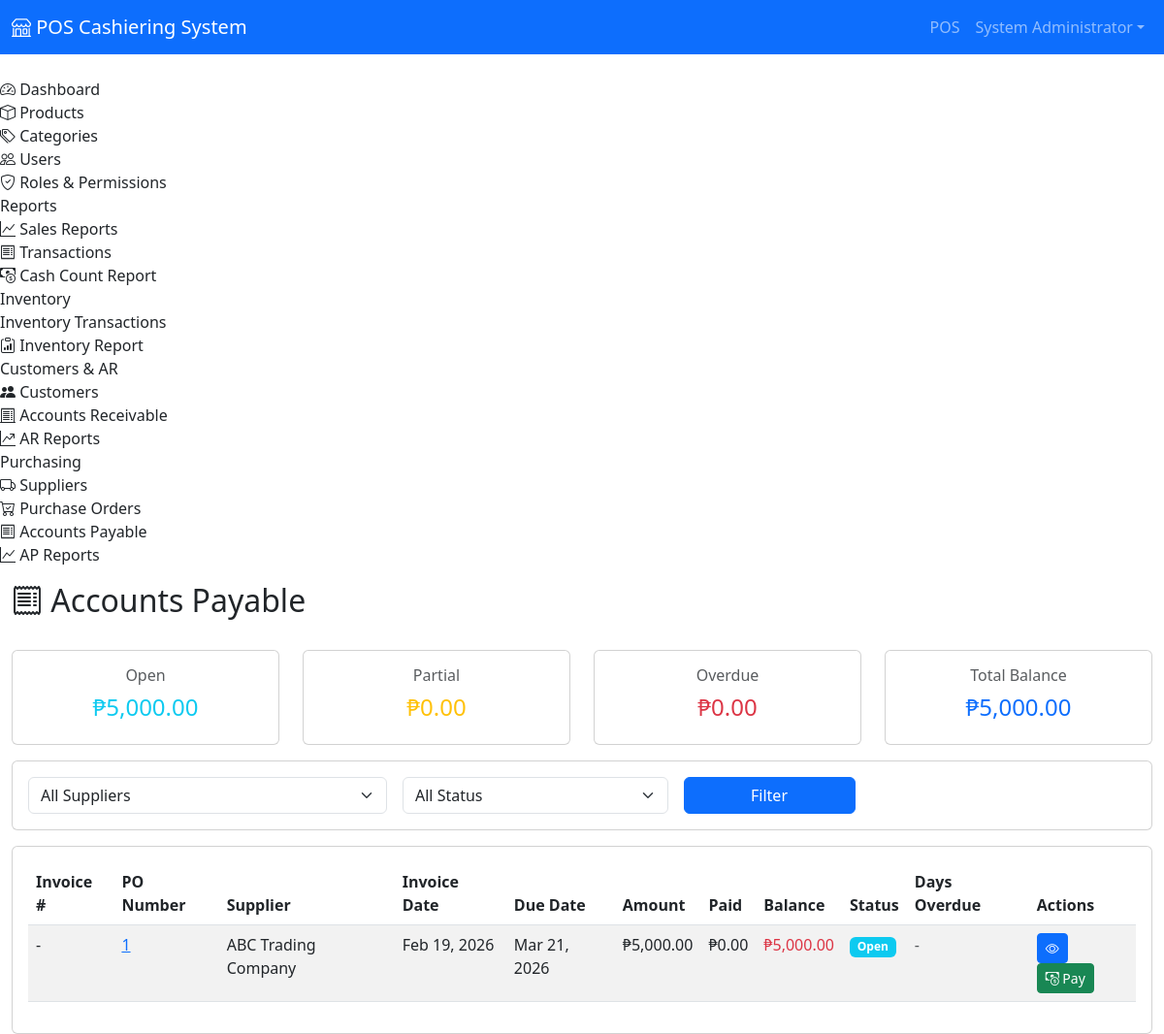
The page /POS/admin/accounts-payable.php (signed in) on the database its author committed.
### tables this page shows
CREATE TABLE `accounts_payable` (
  `id` int(11) NOT NULL AUTO_INCREMENT,
  `purchase_order_id` int(11) NOT NULL,
  `supplier_id` int(11) NOT NULL,
  `invoice_number` varchar(100) DEFAULT NULL,
  `invoice_date` date DEFAULT NULL,
  `due_date` date NOT NULL,
  `amount` decimal(15,2) NOT NULL,
  `paid_amount` decimal(15,2) DEFAULT 0.00,
  `balance` decimal(15,2) NOT NULL,
  `status` enum('open','partial','paid','overdue') DEFAULT 'open',
  `payment_date` date DEFAULT NULL,
  `notes` text DEFAULT NULL,
  `created_at` timestamp NOT NULL DEFAULT current_timestamp(),
  `updated_at` timestamp NOT NULL DEFAULT current_timestamp() ON UPDATE current_timestamp(),
  PRIMARY KEY (`id`),
  KEY `idx_supplier` (`supplier_id`),
  KEY `idx_status` (`status`),
  KEY `idx_due_date` (`due_date`),
  KEY `idx_po` (`purchase_order_id`),
  CONSTRAINT `accounts_payable_ibfk_1` FOREIGN KEY (`purchase_order_id`) REFERENCES `purchase_orders` (`id`),
  CONSTRAINT `accounts_payable_ibfk_2` FOREIGN KEY (`supplier_id`) REFERENCES `suppliers` (`id`)
);

CREATE TABLE `purchase_orders` (
  `id` int(11) NOT NULL AUTO_INCREMENT,
  `po_number` varchar(50) NOT NULL,
  `supplier_id` int(11) NOT NULL,
  `order_date` date NOT NULL,
  `expected_delivery_date` date DEFAULT NULL,
  `delivery_date` date DEFAULT NULL,
  `status` enum('pending','ordered','partial','received','cancelled') DEFAULT 'pending',
  `subtotal` decimal(15,2) NOT NULL DEFAULT 0.00,
  `tax_amount` decimal(15,2) DEFAULT 0.00,
  `discount_amount` decimal(15,2) DEFAULT 0.00,
  `total_amount` decimal(15,2) NOT NULL DEFAULT 0.00,
  `paid_amount` decimal(15,2) DEFAULT 0.00,
  `balance` decimal(15,2) DEFAULT 0.00,
  `payment_status` enum('unpaid','partial','paid') DEFAULT 'unpaid',
  `notes` text DEFAULT NULL,
  `created_by` int(11) NOT NULL,
  `created_at` timestamp NOT NULL DEFAULT current_timestamp(),
  `updated_at` timestamp NOT NULL DEFAULT current_timestamp() ON UPDATE current_timestamp(),
  PRIMARY KEY (`id`),
  UNIQUE KEY `po_number` (`po_number`),
  KEY `created_by` (`created_by`),
  KEY `idx_supplier` (`supplier_id`),
  KEY `idx_status` (`status`),
  KEY `idx_date` (`order_date`),
  KEY `idx_po_number` (`po_number`),
  CONSTRAINT `purchase_orders_ibfk_1` FOREIGN KEY (`supplier_id`) REFERENCES `suppliers` (`id`),
  CONSTRAINT `purchase_orders_ibfk_2` FOREIGN KEY (`created_by`) REFERENCES `users` (`id`)
);

CREATE TABLE `suppliers` (
  `id` int(11) NOT NULL AUTO_INCREMENT,
  `supplier_name` varchar(255) NOT NULL,
  `contact_person` varchar(255) DEFAULT NULL,
  `email` varchar(255) DEFAULT NULL,
  `phone` varchar(50) DEFAULT NULL,
  `address` text DEFAULT NULL,
  `city` varchar(100) DEFAULT NULL,
  `state` varchar(100) DEFAULT NULL,
  `zip_code` varchar(20) DEFAULT NULL,
  `country` varchar(100) DEFAULT 'Philippines',
  `tax_id` varchar(100) DEFAULT NULL,
  `payment_terms` int(11) DEFAULT 30 COMMENT 'Payment terms in days',
  `credit_limit` decimal(15,2) DEFAULT 0.00,
  `balance` decimal(15,2) DEFAULT 0.00 COMMENT 'Current outstanding balance',
  `is_active` tinyint(1) DEFAULT 1,
  `notes` text DEFAULT NULL,
  `created_at` timestamp NOT NULL DEFAULT current_timestamp(),
  `updated_at` timestamp NOT NULL DEFAULT current_timestamp() ON UPDATE current_timestamp(),
  PRIMARY KEY (`id`),
  KEY `idx_name` (`supplier_name`),
  KEY `idx_active` (`is_active`)
);

### POS/config/database.php (called while the page is built, shortened)
<?php
class Database {
    private $host = DB_HOST;
    private $user = DB_USER;
    private $pass = DB_PASS;
    private $name = DB_NAME;
    private $conn;
    private function connect() {
        try {
            $this->conn = new PDO(
                "mysql:host={$this->host};dbname={$this->name};charset=utf8mb4",
                $this->user,
                $this->pass,
                [
                    PDO::ATTR_ERRMODE => PDO::ERRMODE_EXCEPTION,
                    PDO::ATTR_DEFAULT_FETCH_MODE => PDO::FETCH_ASSOC,
                    PDO::ATTR_EMULATE_PREPARES => false
                ]
            );
        } catch (PDOException $e) {
            error_log("Database connection failed: " . $e->getMessage());
            throw new Exception("Database connection failed. Please check your database configuration and ensure the database 'pos_system' exists. Error: " . $e->getMessage());
        }
    }
    public function query($sql, $params = []) {
        try {
            $stmt = $this->conn->prepare($sql);
            $stmt->execute($params);
            return $stmt;
        } catch (PDOException $e) {
            error_log("Database query error: " . $e->getMessage());
            throw $e;
        }
    }
    public function fetch($sql, $params = []) {
        return $this->query($sql, $params)->fetch();
    }
    public function fetchAll($sql, $params = []) {
        return $this->query($sql, $params)->fetchAll();
    }
}

### POS/admin/accounts-payable.php (the view, shortened to what this page needs)
<?php
require_once __DIR__ . '/includes/header.php';
require_once __DIR__ . '/../config/database.php';
$db = new Database();
$page = $_GET['page'] ?? 1;
$offset = ($page - 1) * ITEMS_PER_PAGE;
$where = "WHERE 1=1";
$params = [];
$ap_list = $db->fetchAll(
    "SELECT ap.*, s.supplier_name, po.po_number, po.order_date,
     DATEDIFF(CURDATE(), ap.due_date) as days_overdue
     FROM accounts_payable ap
     JOIN suppliers s ON ap.supplier_id = s.id
     JOIN purchase_orders po ON ap.purchase_order_id = po.id
     $where
     ORDER BY ap.due_date ASC
     LIMIT ? OFFSET ?",
    array_merge($params, [ITEMS_PER_PAGE, $offset])
);
$summary = $db->fetch(
    "SELECT
     SUM(CASE WHEN ap.status = 'open' THEN ap.balance ELSE 0 END) as open_balance,
     SUM(CASE WHEN ap.status = 'partial' THEN ap.balance ELSE 0 END) as partial_balance,
     SUM(CASE WHEN ap.status = 'overdue' THEN ap.balance ELSE 0 END) as overdue_balance,
     SUM(ap.balance) as total_balance
     FROM accounts_payable ap
     $where",
    $params
);
?>
<div class="d-flex justify-content-between align-items-center mb-4">
    <h2><i class="bi bi-receipt"></i> Accounts Payable</h2>
</div>
<div class="row mb-3">
    <div class="col-md-3">
        <div class="card text-center">
            <div class="card-body">
                <h6 class="text-muted">Open</h6>
                <h4 class="text-info">₱<?php echo number_format($summary['open_balance'] ?? 0, 2); ?></h4>
            </div>
        </div>
    </div>
    <div class="col-md-3">
        <div class="card text-center">
            <div class="card-body">
                <h6 class="text-muted">Partial</h6>
                <h4 class="text-warning">₱<?php echo number_format($summary['partial_balance'] ?? 0, 2); ?></h4>
            </div>
        </div>
    </div>
    <div class="col-md-3">
        <div class="card text-center">
            <div class="card-body">
                <h6 class="text-muted">Overdue</h6>
                <h4 class="text-danger">₱<?php echo number_format($summary['overdue_balance'] ?? 0, 2); ?></h4>
            </div>
        </div>
    </div>
    <div class="col-md-3">
        <div class="card text-center">
            <div class="card-body">
                <h6 class="text-muted">Total Balance</h6>
                <h4 class="text-primary">₱<?php echo number_format($summary['total_balance'] ?? 0, 2); ?></h4>
            </div>
        </div>
    </div>
</div>
<div class="card mb-3">
    <div class="card-body">
        <form method="GET" class="row g-3">
            <div class="col-md-4">
                <select class="form-select" name="supplier_id">
                    <option value="">All Suppliers</option>
                </select>
            </div>
            <div class="col-md-3">
                <select class="form-select" name="status">
                    <option value="">All Status</option>
                </select>
            </div>
            <div class="col-md-2">
                <button type="submit" class="btn btn-primary w-100">Filter</button>
            </div>
        </form>
    </div>
</div>
<div class="card">
    <div class="card-body">
        <div class="table-responsive">
            <table class="table table-striped table-hover">
                <thead>
                    <tr>
                        <th>Invoice #</th>
                        <th>PO Number</th>
                        <th>Supplier</th>
                        <th>Invoice Date</th>
                        <th>Due Date</th>
                        <th>Amount</th>
                        <th>Paid</th>
                        <th>Balance</th>
                        <th>Status</th>
                        <th>Days Overdue</th>
                        <th>Actions</th>
                    </tr>
                </thead>
                <tbody>
                    <?php foreach ($ap_list as $ap): ?>
                    <tr>
                        <td><?php echo htmlspecialchars($ap['invoice_number'] ?? '-'); ?></td>
                        <td><a href="<?php echo APP_URL; ?>/admin/purchase-order-details.php?id=<?php echo $ap['purchase_order_id']; ?>"><?php echo htmlspecialchars($ap['po_number']); ?></a></td>
                        <td><?php echo htmlspecialchars($ap['supplier_name']); ?></td>
                        <td><?php echo $ap['invoice_date'] ? date('M d, Y', strtotime($ap['invoice_date'])) : '-'; ?></td>
                        <td><?php echo date('M d, Y', strtotime($ap['due_date'])); ?></td>
                        <td>₱<?php echo number_format($ap['amount'], 2); ?></td>
                        <td>₱<?php echo number_format($ap['paid_amount'], 2); ?></td>
                        <td>
                            <span class="<?php echo $ap['balance'] > 0 ? 'text-danger' : 'text-success'; ?>">
                                ₱<?php echo number_format($ap['balance'], 2); ?>
                            </span>
                        </td>
                        <td>
                            <span class="badge bg-<?php
                                echo $ap['status'] == 'paid' ? 'success' :
                                    ($ap['status'] == 'overdue' ? 'danger' :
                                    ($ap['status'] == 'partial' ? 'warning' : 'info'));
                            ?>"><?php echo ucfirst($ap['status']); ?></span>
                        </td>
                        <td>
                            <?php if ($ap['days_overdue'] > 0 && $ap['status'] != 'paid'): ?>
                            <span class="text-danger"><?php echo $ap['days_overdue']; ?> days</span>
                            <?php else: ?>
                            <span class="text-muted">-</span>
                            <?php endif; ?>
                        </td>
                        <td>
                            <button class="btn btn-sm btn-primary" onclick="viewAP(<?php echo $ap['id']; ?>)">
                                <i class="bi bi-eye"></i>
                            </button>
                            <?php if ($ap['balance'] > 0): ?>
                            <button class="btn btn-sm btn-success" onclick="recordPayment(<?php echo $ap['id']; ?>)">
                                <i class="bi bi-cash-coin"></i> Pay
                            </button>
                            <?php endif; ?>
                        </td>
                    </tr>
                    <?php endforeach; ?>
                </tbody>
            </table>
        </div>
    </div>
</div>
<?php require_once __DIR__ . '/includes/footer.php'; ?>

### rows shown on the page
accounts_payable: invoice_number "-", purchase_order.po_number "1", supplier.supplier_name "ABC Trading Company", invoice_date "Feb 19, 2026", due_date "Mar 21, 2026", amount "5,000.00", paid_amount "0.00", balance "5,000.00", status "Open"

### other values the page prints
APP_NAME "POS Cashiering System"
$currentUser['full_name'] "System Administrator"
$summary['open_balance'] "5,000.00"
$summary['partial_balance'] "0.00"
$summary['overdue_balance'] "0.00"
$summary['total_balance'] "5,000.00"
